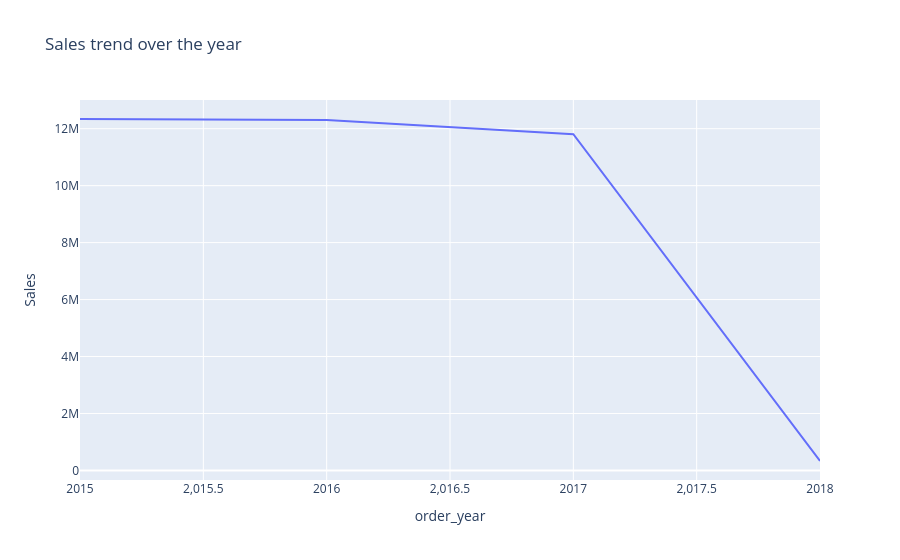

Here is the notebook cell this chart was saved with:
### Code cell
px.line(data_frame= plot_df, x= 'order_year', y= 'Sales',title='Sales trend over the year')

### Figure 1 — Plotly figure (JSON) as saved in the notebook; plotly's stock layout.template omitted (floating-point values rounded to 4 significant figures)
{"data": [{"hovertemplate": "order_year=%{x}<br>Sales=%{y}<extra></extra>", "legendgroup": "", "line": {"color": "#636efa", "dash": "solid"}, "marker": {"symbol": "circle"}, "mode": "lines", "name": "", "orientation": "v", "showlegend": false, "type": "scatter", "x": [2015, 2016, 2017, 2018], "xaxis": "x", "y": [12340000.0, 12300000.0, 11810000.0, 331700.0], "yaxis": "y"}], "layout": {"legend": {"tracegroupgap": 0}, "title": {"text": "Sales trend over the year"}, "xaxis": {"anchor": "y", "domain": [0, 1], "title": {"text": "order_year"}}, "yaxis": {"anchor": "x", "domain": [0, 1], "title": {"text": "Sales"}}}}
